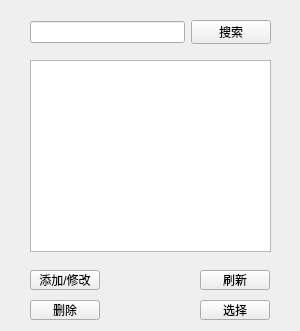
<?xml version="1.0" encoding="UTF-8"?>
<ui version="4.0">
 <class>person</class>
 <widget class="QWidget" name="person">
  <property name="geometry">
   <rect>
    <x>0</x>
    <y>0</y>
    <width>300</width>
    <height>331</height>
   </rect>
  </property>
  <property name="windowTitle">
   <string>文件传输通讯录</string>
  </property>
  <property name="windowIcon">
   <iconset resource="images.qrc">
    <normaloff>:/logo.ico</normaloff>:/logo.ico</iconset>
  </property>
  <widget class="QListWidget" name="listWidget">
   <property name="geometry">
    <rect>
     <x>30</x>
     <y>60</y>
     <width>241</width>
     <height>192</height>
    </rect>
   </property>
  </widget>
  <widget class="QWidget" name="layoutWidget">
   <property name="geometry">
    <rect>
     <x>30</x>
     <y>20</y>
     <width>241</width>
     <height>24</height>
    </rect>
   </property>
   <layout class="QHBoxLayout" name="horizontalLayout">
    <item>
     <widget class="QLineEdit" name="lineEditSearch"/>
    </item>
    <item>
     <widget class="QPushButton" name="pushButtonSearch">
      <property name="text">
       <string>搜索</string>
      </property>
     </widget>
    </item>
   </layout>
  </widget>
  <widget class="QPushButton" name="pushButtonUpdate">
   <property name="geometry">
    <rect>
     <x>200</x>
     <y>270</y>
     <width>70</width>
     <height>20</height>
    </rect>
   </property>
   <property name="text">
    <string>刷新</string>
   </property>
  </widget>
  <widget class="QPushButton" name="pushButtonOk">
   <property name="geometry">
    <rect>
     <x>200</x>
     <y>300</y>
     <width>70</width>
     <height>20</height>
    </rect>
   </property>
   <property name="text">
    <string>选择</string>
   </property>
  </widget>
  <widget class="QPushButton" name="pushButtonAddPerson">
   <property name="geometry">
    <rect>
     <x>30</x>
     <y>270</y>
     <width>70</width>
     <height>20</height>
    </rect>
   </property>
   <property name="text">
    <string>添加/修改</string>
   </property>
  </widget>
  <widget class="QPushButton" name="pushButtonAddPersonDelete">
   <property name="geometry">
    <rect>
     <x>30</x>
     <y>300</y>
     <width>70</width>
     <height>20</height>
    </rect>
   </property>
   <property name="text">
    <string>删除</string>
   </property>
  </widget>
 </widget>
 <resources>
  <include location="images.qrc"/>
 </resources>
 <connections/>
</ui>
